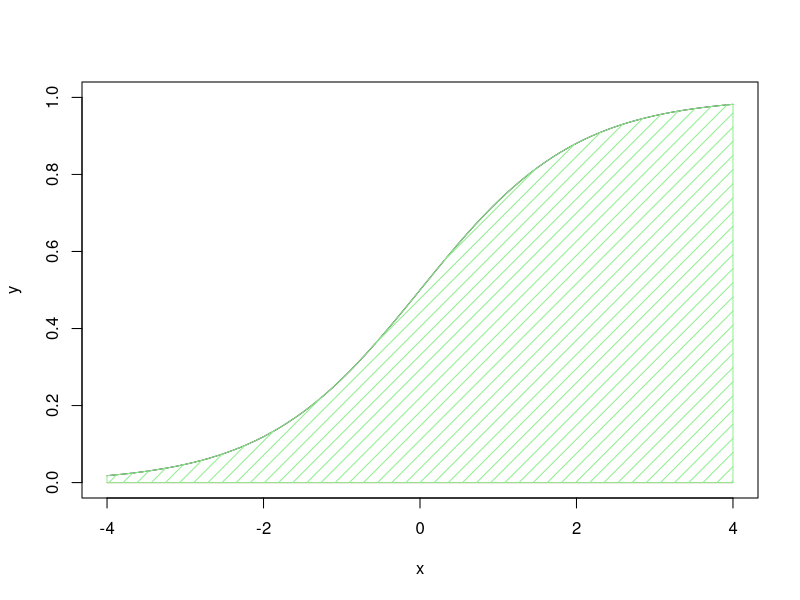
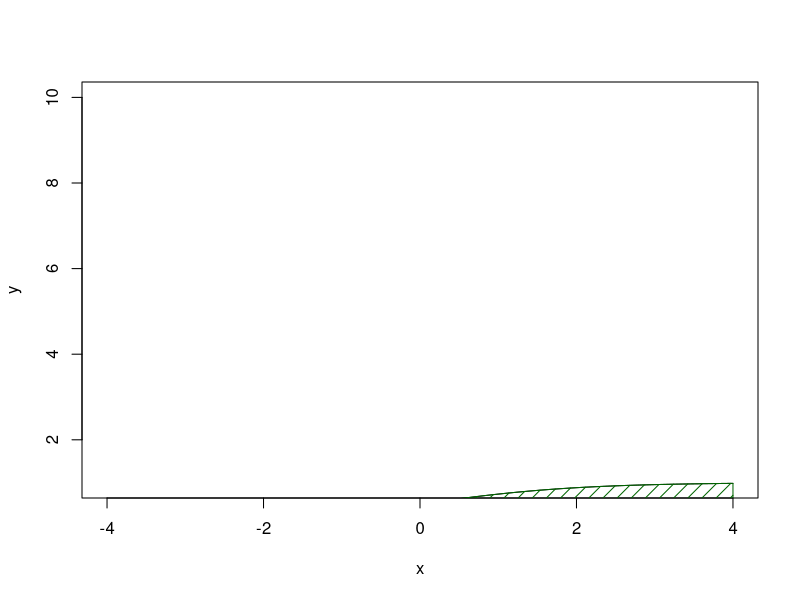
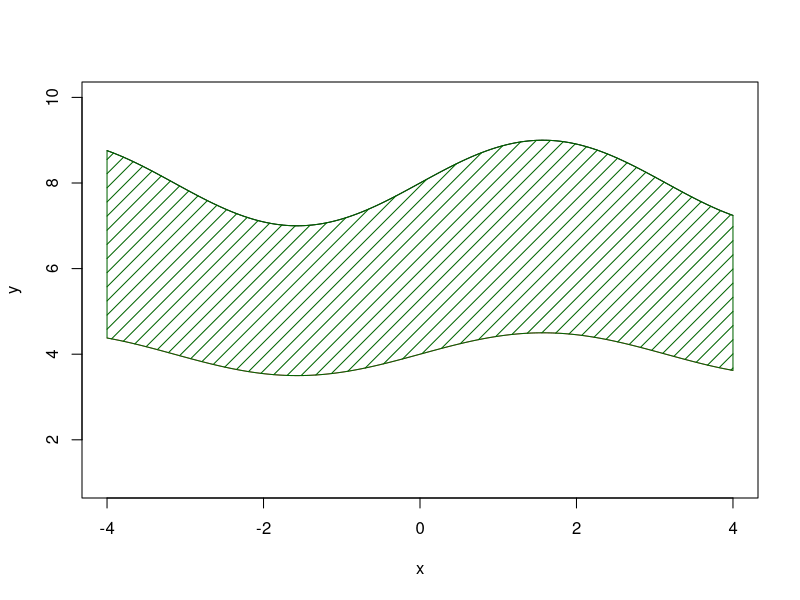

Reproduce these figures in R, in order.
## ---- chunk 1
knitr::opts_chunk$set(echo = TRUE)
## ---- chunk 2
x  <- seq(-4, 4, 0.1)
y1 <-  1 / (1 + exp(-x))
y2 <- 0*y1

# Boundaries
plot(x, y1, ylim=c(0,1), type = "l", ylab = "y")
lines(x, y2, col = 2)

# Fillin Boundaries
polygon(c(x, rev(x)), c(y2, rev(y1)), col = "lightgreen", density=10, angle=45)
## ---- chunk 3
x  <- seq(-4, 4, 0.05)
y1 <-   1 / (1 + exp(-x))
y2 <- 0.2*sin(x)

# Lines
plot(x, y1, type = "l", ylim = c(1, 10), ylab = "y")
lines(x, y2, col = 2)

# Fill area between lines
polygon(c(x, rev(x)), c(y2, rev(y1)), col = "darkgreen",density = 10, angle = 45)
## ---- chunk 4
x <- seq(-4, 4, 0.05)
y1 <-  sin(x)+8
y2 <- 0.5*sin(x)+4

# Lines
plot(x, y1, type = "l", ylim = c(1, 10), ylab = "y")
lines(x, y2, col = 2)

# Fill area between lines
polygon(c(x, rev(x)), c(y2, rev(y1)), col = "darkgreen",density = 10, angle = 45)

